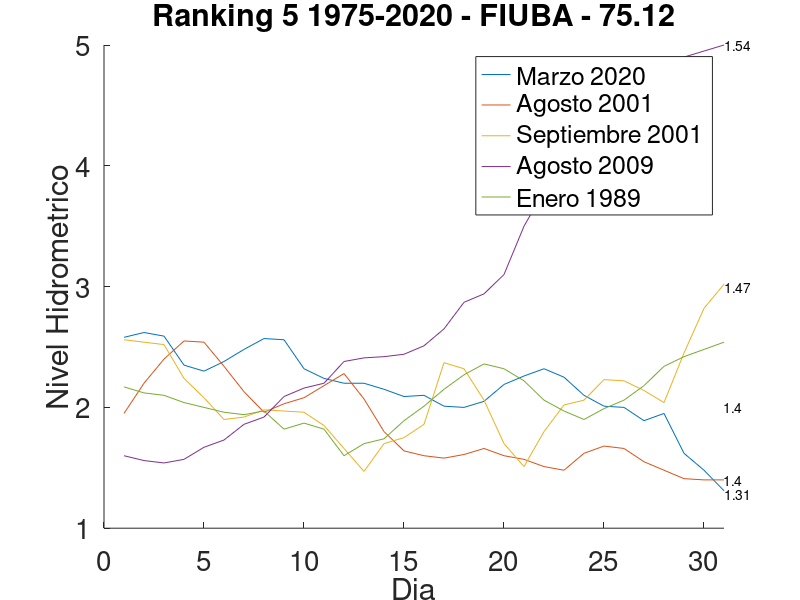

MATLAB code for this plot:
dato = load("datos_para_graficar_ranking_bajantes.csv");
fechas = [1:31];

hold on

plot(fechas,dato(1:31,4));
plot(fechas,dato(32:62,4));
plot(fechas,dato(63:93,4));
plot(fechas,dato(94:124,4));
plot(fechas,dato(125:155,4));

hold off

title("Ranking 5 1975-2020 - FIUBA - 75.12");
legend("Marzo 2020","Agosto 2001","Septiembre 2001","Agosto 2009","Enero 1989");

xlabel("Dia",'fontsize',10);
ylabel("Nivel Hidrometrico",'fontsize',14);
set(gca,'fontsize',20);
set(gca (), "xlim",[0,31]);

text(31,1.28,"1.31");
text(31,1.4,"1.4");
text(31,2,"1.4");
text(31,3,"1.47");
text(31,5,"1.54");

%print -djpg "ranking_bajantes_1975-2020.jpg"